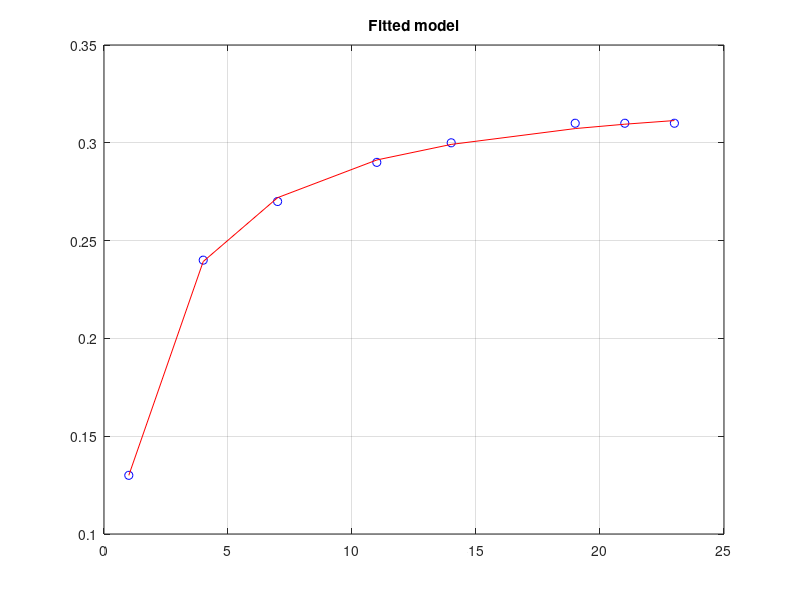

This chart was generated by the following MATLAB code:
close all; clc; clear ;

x = [1 4 7 11 14 19 21 23]';
y = [0.13 0.24 0.27 0.29 0.30 0.31 0.31 0.31]';
n = length(x);
X = [ones(n,1) 1./x]; % Define the coefficient matrix
Y = 1./y; % Inverse transformation
params = X \ Y; % Parameter estimation
theta1 = params(2); % Recover the original parameter values
theta2 = params(1);
theta = [theta1, theta2];
yfit = x./(theta1+(theta2).*x); % Get the fitted values
figure;
plot(x, y, 'ob', x, yfit, 'r') % Plot data and fitted values
title('Fitted model');
grid on